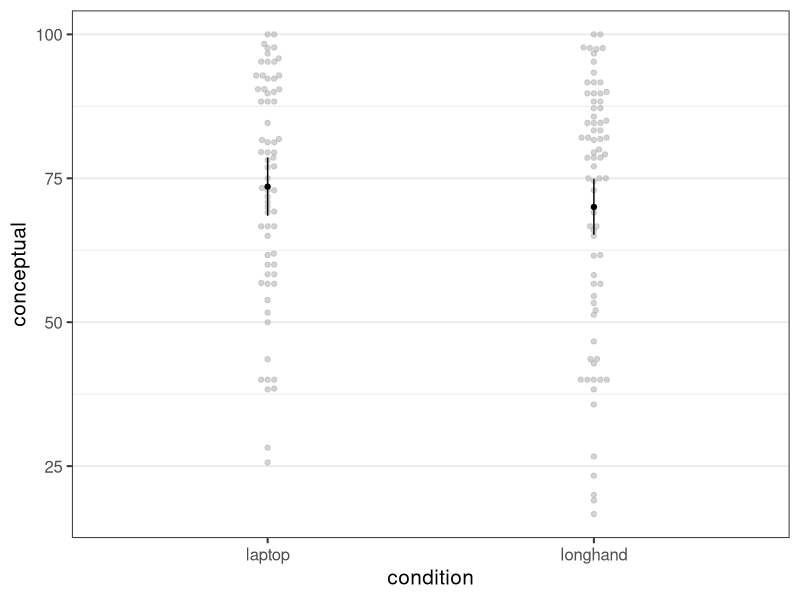
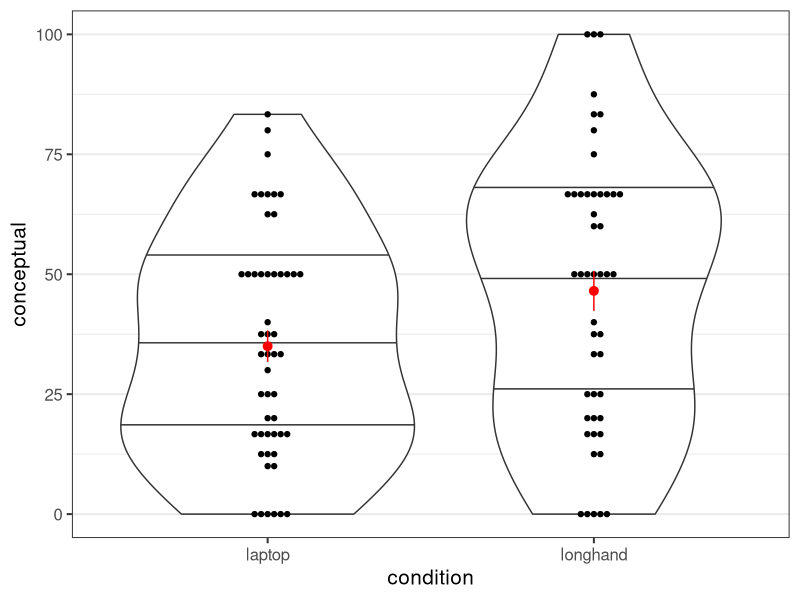
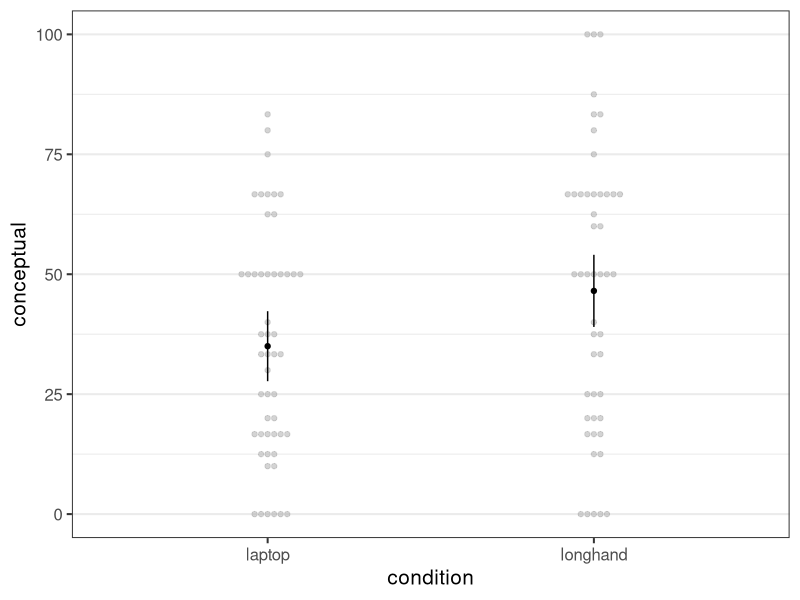
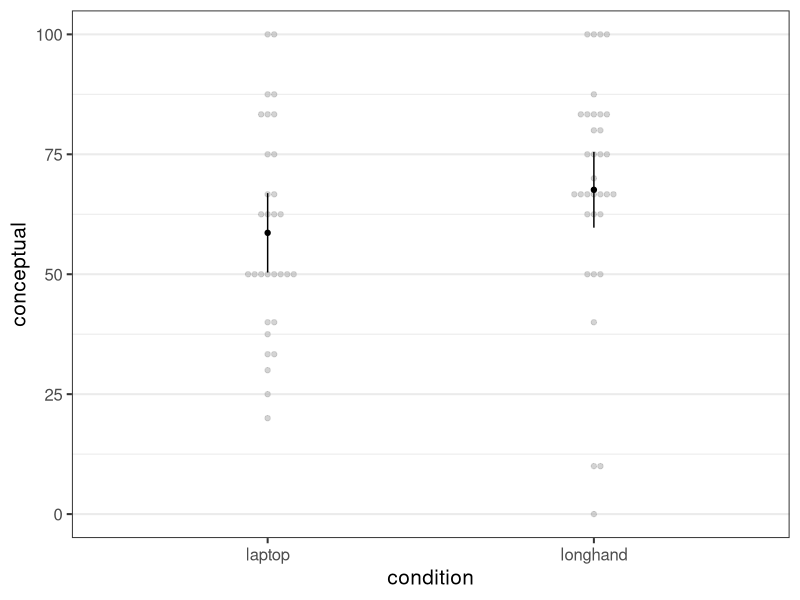

R code for these plots, in order:
## ---- chunk 1
library("afex")
library("emmeans")
library("tidyverse")
theme_set(theme_bw(base_size = 15) + 
            theme(legend.position="bottom", 
                  panel.grid.major.x = element_blank()))
## ---- chunk 2
data("laptop_urry")
str(laptop_urry)
## ---- chunk 3
mc_urry <- aov_car(conceptual ~ condition + Error(pid), laptop_urry)
afex_plot(mc_urry, "condition")
## ---- chunk 4
mc_urry
## ---- chunk 5
emmeans(mc_urry, "condition")
## ---- chunk 6
mo2014_e2 <- read_csv("data/Study 2 abbreviated data.csv")
glimpse(mo2014_e2)
## ---- chunk 7
mo2014_e2 <- mo2014_e2 %>% 
  filter(notetype != 3, participantid != 194, participantid != 237)
nrow(mo2014_e2)
## ---- chunk 8
mo2014_e2 <- mo2014_e2 %>% 
  filter(notetype != 3) %>% 
  mutate(
    pid = factor(participantid),
    condition = factor(notetype, 
                       levels = c(2, 1),
                       labels = c("laptop", "longhand"))
  )
glimpse(mo2014_e2)
## ---- chunk 9
mo2014_e2 %>% 
  select(pid, condition, factualindex, conceptualindex, 
         perfectfactindexscore, perfectconceptindexscore) %>% 
  as.data.frame() %>% 
  head()
## ---- chunk 10
mo2014_e2 %>% 
  mutate(sum_p_index = perfectfactindexscore + perfectconceptindexscore) %>% 
  summarise(check = all(sum_p_index == 10))
## ---- chunk 11
mo2014_e2a <- mo2014_e2 %>% 
  mutate(
    factual = factualindex / perfectfactindexscore * 100,
    conceptual = conceptualindex / perfectconceptindexscore * 100
  ) %>% 
  select(pid, condition, factual, conceptual)
head(mo2014_e2a)
## ---- chunk 12
mo2014_e2a %>% 
  group_by(condition) %>% 
  count()
## ---- chunk 13
mo2014_e2a %>% 
  group_by(condition) %>% 
  summarise(
    mean = mean(conceptual),
    sd = sd(conceptual)
  )
## ---- chunk 14
mo2014_e2a %>% 
  ggplot(aes(x = condition, y = conceptual)) +
  geom_violin(draw_quantiles = c(0.25, 0.5, 0.75)) +
  ggbeeswarm::geom_beeswarm() +
  stat_summary(colour = "red")  
## ---- chunk 15
mc_mo <- aov_car(conceptual ~ condition + Error(pid), mo2014_e2a)
mc_mo
## ---- chunk 16
afex_plot(mc_mo, "condition")
## ---- chunk 17
emmeans(mc_mo, "condition")
## ---- chunk 18
emmeans(mc_mo, "condition") %>% 
  pairs()
## ---- chunk 19
mo2014_e1 <- read_csv("data/Study 1 abbreviated data.csv")
mo2014_e1 <- mo2014_e1 %>% 
  filter(participant != 63) %>% 
  mutate(
    pid = factor(participant),
    condition = factor(LapLong, 
                       levels = c(0, 1),
                       labels = c("laptop", "longhand"))
  ) %>% 
    mutate(
    factual = factualindex / perfectfactindexscore * 100,
    conceptual = conceptualindex / perfectconceptindexscore * 100
  ) %>% 
  select(pid, condition, factual, conceptual)
glimpse(mo2014_e1)
mo2014_e1 %>% 
  count(condition)
## ---- chunk 20
mc_mo1 <- aov_car(conceptual ~ condition + Error(pid), mo2014_e1)
mc_mo1
## ---- chunk 21
afex_plot(mc_mo1, "condition")
## ---- chunk 22
emmeans(mc_mo1, "condition") %>% 
  pairs()
